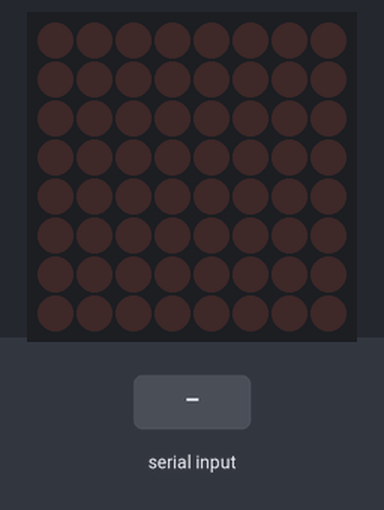
Recording of a sketch running on a simulated Arduino Uno, built with avr-gcc and run on an emulated ATmega328P. Parts: 8×8 LED matrix. Inputs (shaded band) come from the test bench. What the sketch prints to the serial monitor is not drawn.

Above: at 1.3 s.
1.4 s: "90,45\n" received over Serial
At 1.9 s:
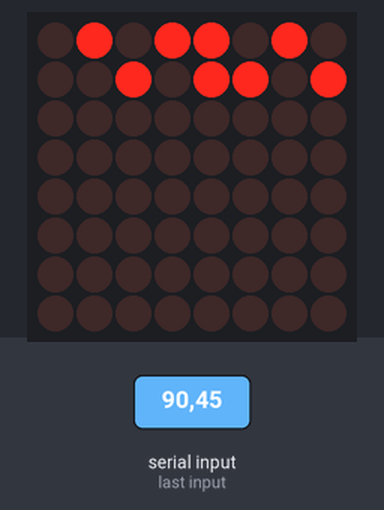
2.9 s: ",\n" received over Serial
At 4.1 s:
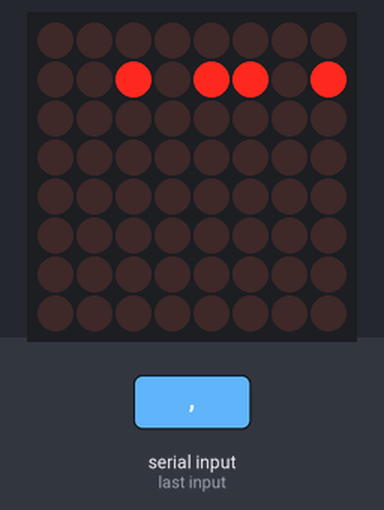
4.4 s: "30,150\n" received over Serial
At 5.4 s:
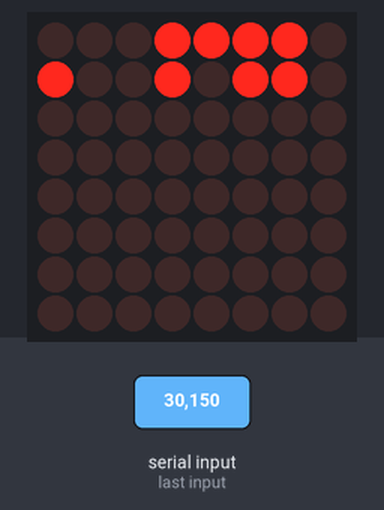
5.9 s: "5\n" received over Serial
At 6.4 s:
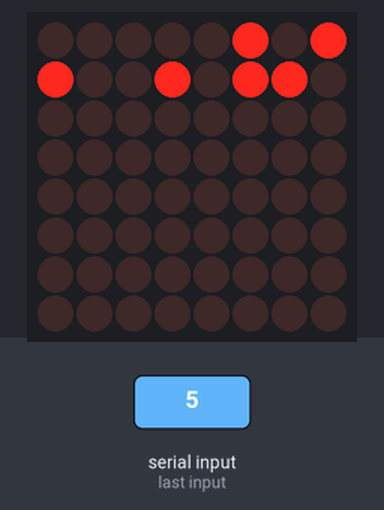
7.4 s: "90\n" received over Serial
At 8.6 s:
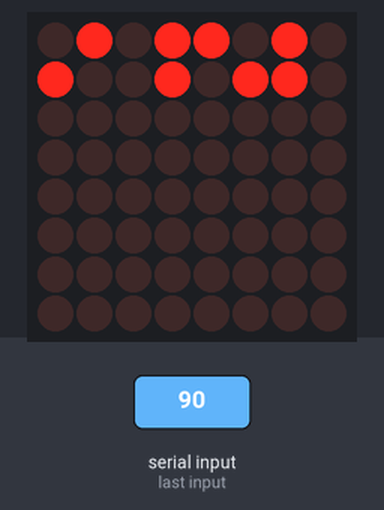
8.9 s: "200\n" received over Serial
At 9.9 s:
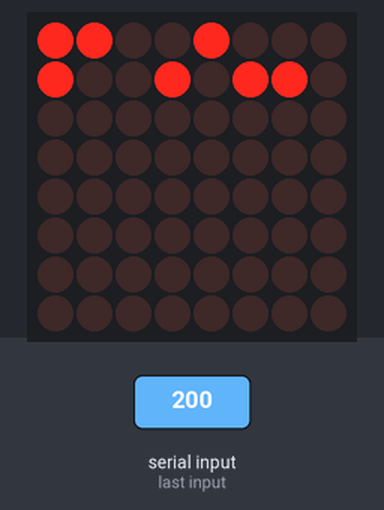
Timing chart, 0 to 11.4 s (numbered marks = the images above; inputs shaded):
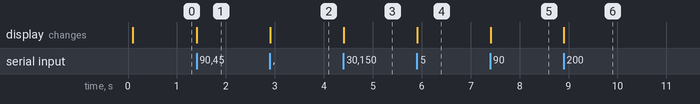

The sketch:

led-maker-arduino.ino
```cpp
#include <Wire.h>
#include "Adafruit_LEDBackpack.h"
#include "Adafruit_GFX.h"

Adafruit_8x8matrix matrix = Adafruit_8x8matrix();
unsigned char pxs[8];


// ------------------------------------------------------------------------
void setup() {
  Serial.begin(9600);
  delay(100);
  Serial.println("8x8 LED Matrix");
  matrix.begin(0x70);
  matrix.clear();
  matrix.writeDisplay();
  memset(pxs, 0, 8);
}

// ------------------------------------------------------------------------
void loop() {

  int len = Serial.available();

  if (len > 0) {
    String s = Serial.readStringUntil('\n');
    String val = "";
    int count = 0;
    for (int i = 0; i < s.length(); i++) {
      char c = s[i];
      if (c != ',') {
        val += String(c);
      }
      if (c == ',' || c == '\n' || i == s.length() - 1) {
        pxs[count] = val.toInt();
        count ++;
        val = "";
      }
    }
  }

  matrix.clear();
  matrix.drawBitmap(0, 0, pxs, 8, 8, LED_ON);
  matrix.writeDisplay();

}
```

Measured:
- after the input at 1.4 s, the display: changes at once (image 1)
- after the input at 2.9 s, the display: changes at once (image 2)
- after the input at 4.4 s, the display: changes at once (image 3)
- after the input at 5.9 s, the display: changes at once (image 4)
- after the input at 7.4 s, the display: changes at once (image 5)
- after the input at 8.9 s, the display: changes at once (image 6)
